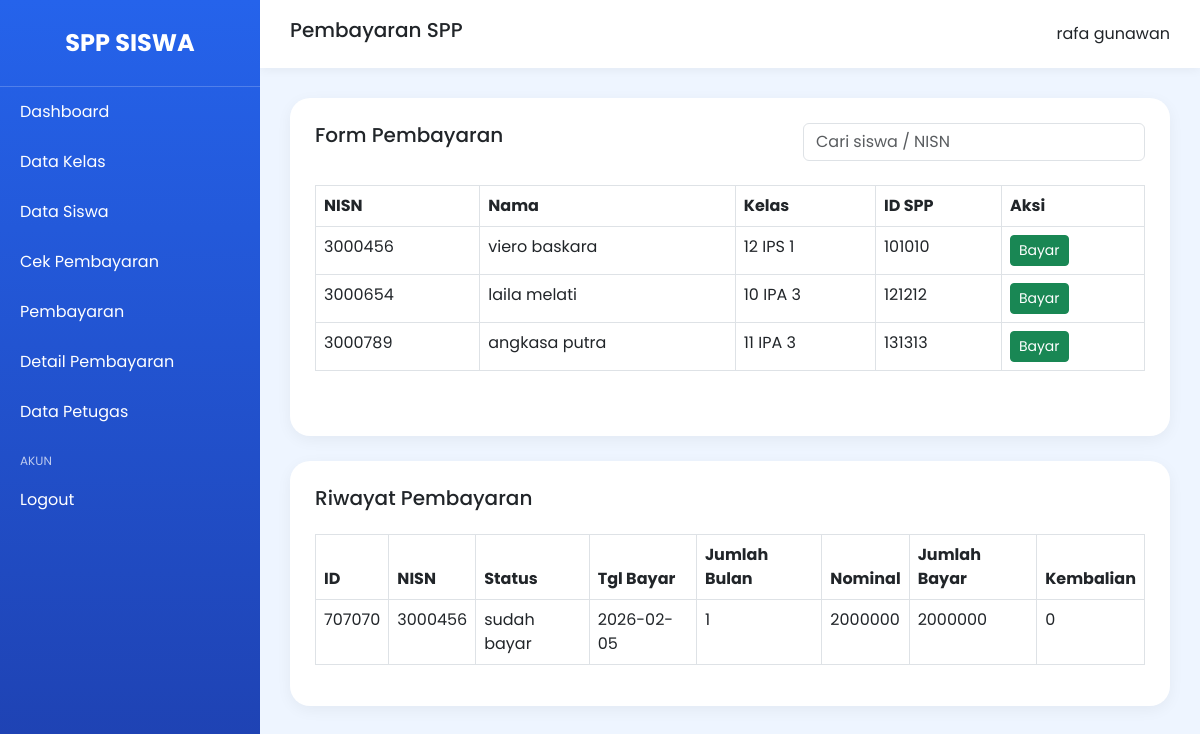
The app's page /modul/pembayaran/index.php (signed in) with its own data.
### tables this page shows
CREATE TABLE `tb_siswa` (
  `nisn` varchar(10) NOT NULL,
  `nis` varchar(10) DEFAULT NULL,
  `nama` varchar(50) DEFAULT NULL,
  `id_kelas` varchar(11) DEFAULT NULL,
  `nama_kelas` varchar(10) DEFAULT NULL,
  `alamat` text DEFAULT NULL,
  `no_telp` varchar(13) DEFAULT NULL,
  `id_spp` varchar(40) DEFAULT NULL
);

CREATE TABLE `tb_pembayaran` (
  `id_pembayaran` varchar(11) NOT NULL,
  `status` enum('belum bayar','sudah bayar','','') NOT NULL,
  `nisn` varchar(10) NOT NULL,
  `tgl_bayar` date NOT NULL,
  `tgl_terakhir_bayar` date NOT NULL,
  `batas_pembayaran` date NOT NULL,
  `jumlah_bulan` varchar(10) NOT NULL,
  `id_spp` varchar(40) NOT NULL,
  `nominal_bayar` varchar(100) NOT NULL,
  `jumlah_bayar` varchar(40) NOT NULL,
  `kembalian` varchar(100) NOT NULL
);

### modul/pembayaran/index.php (the view, shortened to what this page needs)
<?php
include '../../config/koneksi.php';
$cari = '';
$data = mysqli_query($conn, "
    SELECT * FROM tb_siswa
    WHERE
    nama LIKE '%$cari%'
    OR nisn LIKE '%$cari%'
");
$pembayaran = mysqli_query($conn, "
    SELECT * FROM tb_pembayaran
");
?>
<!DOCTYPE html>
<html>
<head>
    <link href="https://cdn.jsdelivr.net/npm/bootstrap@5.3.0/dist/css/bootstrap.min.css" rel="stylesheet">
</head>
<body>
<div class="wrapper">
    <div class="sidebar">
        <div class="brand">
            SPP SISWA
        </div>
        <a href="../../index.php">Dashboard</a>
        <a href="../data kelas/index.php">Data Kelas</a>
        <a href="../data siswa/index.php">Data Siswa</a>
        <a href="../cek pembayaran/index.php">Cek Pembayaran</a>
        <a href="../pembayaran/index.php">Pembayaran</a>
        <a href="../detail pembayaran/index.php">Detail Pembayaran</a>
        <a href="../data petugas/index.php">Data Petugas</a>
        <div class="menu-title">AKUN</div>
        <a href="../../logout.php">Logout</a>
    </div>
    <div class="content">
        <div class="navbar-custom">
            <h5>Pembayaran SPP</h5>
            <div>
                <?= $_SESSION['nama_petugas']; ?>
            </div>
        </div>
        <div class="main-content">
            <div class="card-box">
                <div class="d-flex justify-content-between mb-4">
                    <h5>Form Pembayaran</h5>
                    <form method="GET">
                        <input
                            type="text"
                            name="cari"
                            class="form-control"
                            placeholder="Cari siswa / NISN"
                            value="<?= $cari; ?>"
                        >
                    </form>
                </div>
                <div class="table-responsive mb-4">
                    <table class="table table-bordered table-hover">
                        <thead>
                            <tr>
                                <th>NISN</th>
                                <th>Nama</th>
                                <th>Kelas</th>
                                <th>ID SPP</th>
                                <th>Aksi</th>
                            </tr>
                        </thead>
                        <tbody>
                        <?php while($d = mysqli_fetch_array($data)) { ?>
                            <tr>
                                <td><?= $d['nisn']; ?></td>
                                <td><?= $d['nama']; ?></td>
                                <td><?= $d['nama_kelas']; ?></td>
                                <td><?= $d['id_spp']; ?></td>
                                <td>
                                    <button
                                        class="btn btn-success btn-sm"
                                        data-bs-toggle="modal"
                                        data-bs-target="#bayar<?= $d['nisn']; ?>"
                                    >
                                        Bayar
                                    </button>
                                </td>
                            </tr>
                        <?php } ?>
                        </tbody>
                    </table>
                </div>
            </div>
            <div class="card-box">
                <h5 class="mb-4">
                    Riwayat Pembayaran
                </h5>
                <div class="table-responsive">
                    <table class="table table-bordered table-hover">
                        <thead>
                            <tr>
                                <th>ID</th>
                                <th>NISN</th>
                                <th>Status</th>
                                <th>Tgl Bayar</th>
                                <th>Jumlah Bulan</th>
                                <th>Nominal</th>
                                <th>Jumlah Bayar</th>
                                <th>Kembalian</th>
                            </tr>
                        </thead>
                        <tbody>
                        <?php while($p = mysqli_fetch_array($pembayaran)) { ?>
                            <tr>
                                <td><?= $p['id_pembayaran']; ?></td>
                                <td><?= $p['nisn']; ?></td>
                                <td><?= $p['status']; ?></td>
                                <td><?= $p['tgl_bayar']; ?></td>
                                <td><?= $p['jumlah_bulan']; ?></td>
                                <td><?= $p['nominal_bayar']; ?></td>
                                <td><?= $p['jumlah_bayar']; ?></td>
                                <td><?= $p['kembalian']; ?></td>
                            </tr>
                        <?php } ?>
                        </tbody>
                    </table>
                </div>
            </div>
        </div>
    </div>
</div>
</body>
</html>

### modul/pembayaran/index.php (style rules this page uses)
body { margin:0; font-family:'Poppins', sans-serif; background:#eef5ff; }
.wrapper { display:flex; }
.sidebar { width:260px; min-height:100vh; background:linear-gradient(180deg,#2563eb,#1e40af); position:fixed; color:white; }
.brand { padding:25px; text-align:center; font-size:24px; font-weight:700; border-bottom:1px solid rgba(255,255,255,0.2); }
.menu-title { padding:15px 20px 5px; font-size:12px; opacity:0.7; }
.sidebar a { display:block; color:white; text-decoration:none; padding:13px 20px; transition:0.3s; }
.content { margin-left:260px; width:100%; }
.navbar-custom { background:white; padding:18px 30px; display:flex; justify-content:space-between; align-items:center; box-shadow:0 2px 10px rgba(0,0,0,0.05); }
.main-content { padding:30px; }
.card-box { background:white; border-radius:20px; padding:25px; box-shadow:0 4px 15px rgba(0,0,0,0.05); margin-bottom:25px; }
.table thead { background:#2563eb; color:white; }

### records on screen
tb_siswa: nisn "3000456", nama "viero baskara", nama_kelas "12 IPS 1", id_spp "101010"
tb_siswa: nisn "3000654", nama "laila melati", nama_kelas "10 IPA 3", id_spp "121212"
tb_siswa: nisn "3000789", nama "angkasa putra", nama_kelas "11 IPA 3", id_spp "131313"
tb_pembayaran: id_pembayaran "707070", nisn "3000456", status "sudah bayar", tgl_bayar "2026-02-05", jumlah_bulan "1", nominal_bayar "2000000", jumlah_bayar "2000000", kembalian "0"

### other values on screen
$_SESSION['nama_petugas'] "rafa gunawan"
